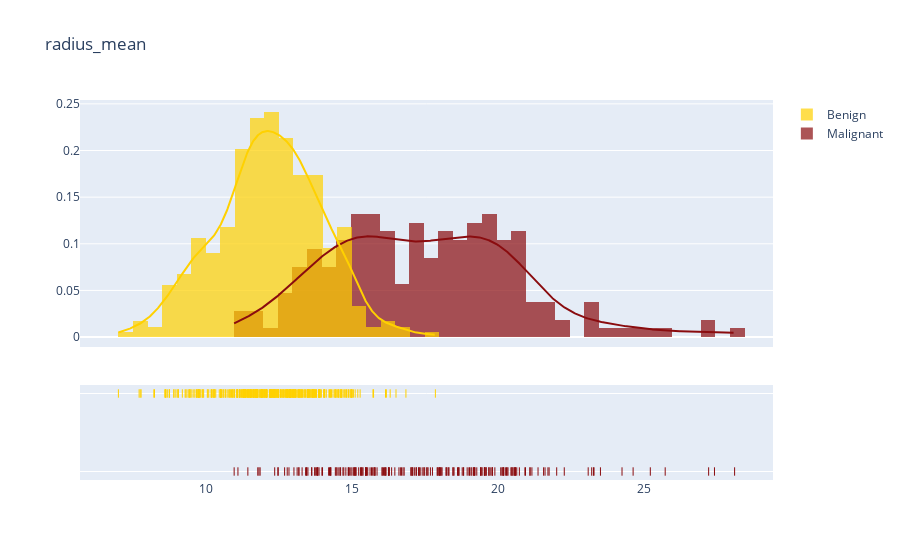
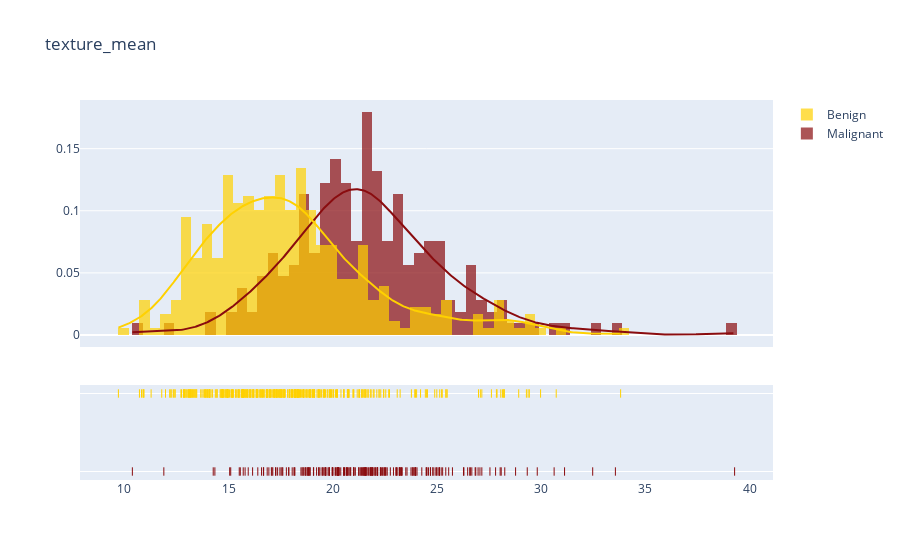
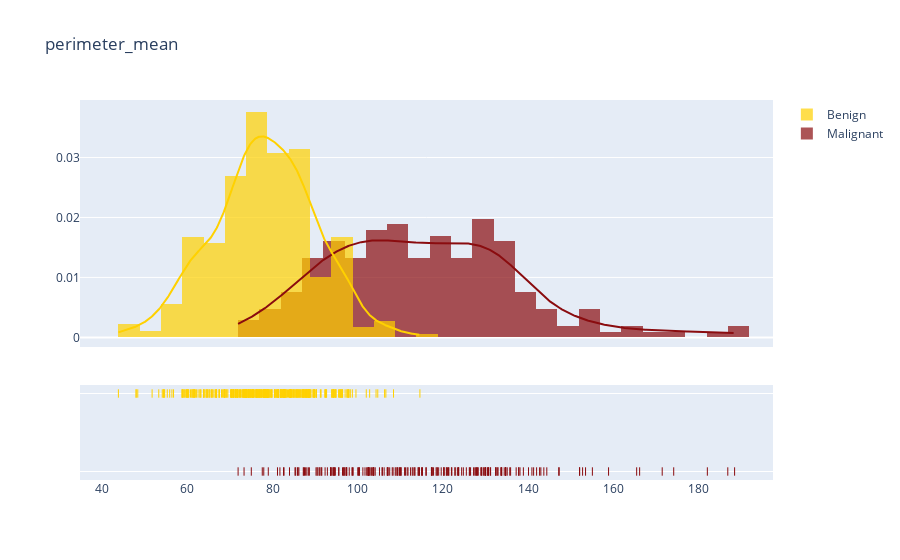
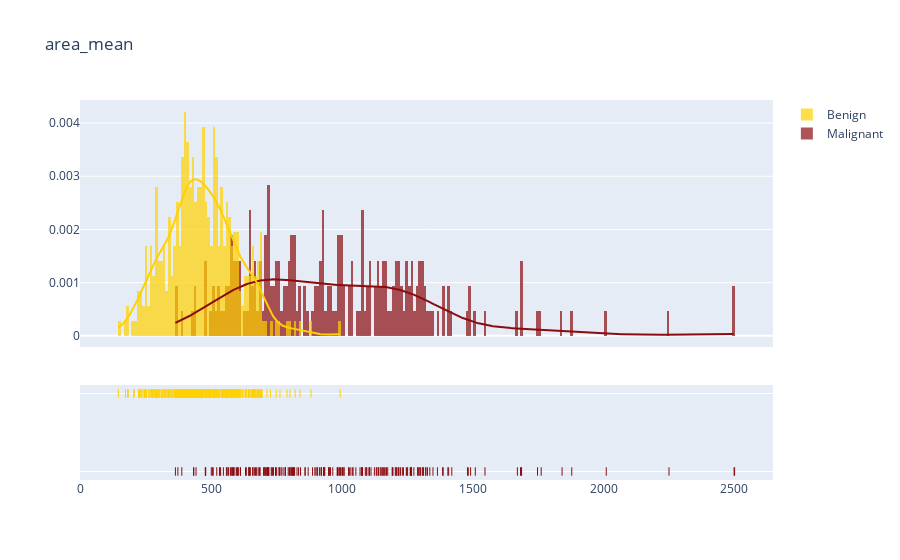

The cell these charts' notebook holds for them, in order:
### Code cell
#plot distribution 'mean'
plot_distribution('radius_mean', .5)
plot_distribution('texture_mean', .5)
plot_distribution('perimeter_mean', 5)
plot_distribution('area_mean', 10)
plot_distribution('smoothness_mean', .5)

### Figure 1 — Plotly figure (JSON) as saved in the notebook; plotly's stock layout.template omitted (floating-point values rounded to 4 significant figures; data arrays with more than 128 entries replaced by an {"elided": "..."} marker saying what was removed)
{"data": [{"autobinx": false, "histnorm": "probability density", "legendgroup": "Malignant", "marker": {"color": "#8a0c0f"}, "name": "Malignant", "opacity": 0.7, "type": "histogram", "x": {"elided": "212 float values"}, "xaxis": "x", "xbins": {"end": 28.11, "size": 0.5, "start": 10.95}, "yaxis": "y"}, {"autobinx": false, "histnorm": "probability density", "legendgroup": "Benign", "marker": {"color": "#Ffd100"}, "name": "Benign", "opacity": 0.7, "type": "histogram", "x": {"elided": "357 float values"}, "xaxis": "x", "xbins": {"end": 17.85, "size": 0.5, "start": 6.981}, "yaxis": "y"}, {"legendgroup": "Malignant", "marker": {"color": "#8a0c0f"}, "mode": "lines", "name": "Malignant", "showlegend": false, "type": "scatter", "x": {"elided": "500 float values"}, "xaxis": "x", "y": {"elided": "500 float values"}, "yaxis": "y"}, {"legendgroup": "Benign", "marker": {"color": "#Ffd100"}, "mode": "lines", "name": "Benign", "showlegend": false, "type": "scatter", "x": {"elided": "500 float values"}, "xaxis": "x", "y": {"elided": "500 float values"}, "yaxis": "y"}, {"legendgroup": "Malignant", "marker": {"color": "#8a0c0f", "symbol": "line-ns-open"}, "mode": "markers", "name": "Malignant", "showlegend": false, "type": "scatter", "x": {"elided": "212 float values"}, "xaxis": "x", "y": {"elided": "212 str values"}, "yaxis": "y2"}, {"legendgroup": "Benign", "marker": {"color": "#Ffd100", "symbol": "line-ns-open"}, "mode": "markers", "name": "Benign", "showlegend": false, "type": "scatter", "x": {"elided": "357 float values"}, "xaxis": "x", "y": {"elided": "357 str values"}, "yaxis": "y2"}], "layout": {"barmode": "overlay", "hovermode": "closest", "legend": {"traceorder": "reversed"}, "title": {"text": "radius_mean"}, "xaxis": {"anchor": "y2", "domain": [0, 1], "zeroline": false}, "yaxis": {"anchor": "free", "domain": [0.35, 1], "position": 0}, "yaxis2": {"anchor": "x", "domain": [0, 0.25], "dtick": 1, "showticklabels": false}}}

### Figure 2 — Plotly figure (JSON) as saved in the notebook; plotly's stock layout.template omitted (floating-point values rounded to 4 significant figures; data arrays with more than 128 entries replaced by an {"elided": "..."} marker saying what was removed)
{"data": [{"autobinx": false, "histnorm": "probability density", "legendgroup": "Malignant", "marker": {"color": "#8a0c0f"}, "name": "Malignant", "opacity": 0.7, "type": "histogram", "x": {"elided": "212 float values"}, "xaxis": "x", "xbins": {"end": 39.28, "size": 0.5, "start": 10.38}, "yaxis": "y"}, {"autobinx": false, "histnorm": "probability density", "legendgroup": "Benign", "marker": {"color": "#Ffd100"}, "name": "Benign", "opacity": 0.7, "type": "histogram", "x": {"elided": "357 float values"}, "xaxis": "x", "xbins": {"end": 33.81, "size": 0.5, "start": 9.71}, "yaxis": "y"}, {"legendgroup": "Malignant", "marker": {"color": "#8a0c0f"}, "mode": "lines", "name": "Malignant", "showlegend": false, "type": "scatter", "x": {"elided": "500 float values"}, "xaxis": "x", "y": {"elided": "500 float values"}, "yaxis": "y"}, {"legendgroup": "Benign", "marker": {"color": "#Ffd100"}, "mode": "lines", "name": "Benign", "showlegend": false, "type": "scatter", "x": {"elided": "500 float values"}, "xaxis": "x", "y": {"elided": "500 float values"}, "yaxis": "y"}, {"legendgroup": "Malignant", "marker": {"color": "#8a0c0f", "symbol": "line-ns-open"}, "mode": "markers", "name": "Malignant", "showlegend": false, "type": "scatter", "x": {"elided": "212 float values"}, "xaxis": "x", "y": {"elided": "212 str values"}, "yaxis": "y2"}, {"legendgroup": "Benign", "marker": {"color": "#Ffd100", "symbol": "line-ns-open"}, "mode": "markers", "name": "Benign", "showlegend": false, "type": "scatter", "x": {"elided": "357 float values"}, "xaxis": "x", "y": {"elided": "357 str values"}, "yaxis": "y2"}], "layout": {"barmode": "overlay", "hovermode": "closest", "legend": {"traceorder": "reversed"}, "title": {"text": "texture_mean"}, "xaxis": {"anchor": "y2", "domain": [0, 1], "zeroline": false}, "yaxis": {"anchor": "free", "domain": [0.35, 1], "position": 0}, "yaxis2": {"anchor": "x", "domain": [0, 0.25], "dtick": 1, "showticklabels": false}}}

### Figure 3 — Plotly figure (JSON) as saved in the notebook; plotly's stock layout.template omitted (floating-point values rounded to 4 significant figures; data arrays with more than 128 entries replaced by an {"elided": "..."} marker saying what was removed)
{"data": [{"autobinx": false, "histnorm": "probability density", "legendgroup": "Malignant", "marker": {"color": "#8a0c0f"}, "name": "Malignant", "opacity": 0.7, "type": "histogram", "x": {"elided": "212 float values"}, "xaxis": "x", "xbins": {"end": 188.5, "size": 5, "start": 71.9}, "yaxis": "y"}, {"autobinx": false, "histnorm": "probability density", "legendgroup": "Benign", "marker": {"color": "#Ffd100"}, "name": "Benign", "opacity": 0.7, "type": "histogram", "x": {"elided": "357 float values"}, "xaxis": "x", "xbins": {"end": 114.6, "size": 5, "start": 43.79}, "yaxis": "y"}, {"legendgroup": "Malignant", "marker": {"color": "#8a0c0f"}, "mode": "lines", "name": "Malignant", "showlegend": false, "type": "scatter", "x": {"elided": "500 float values"}, "xaxis": "x", "y": {"elided": "500 float values"}, "yaxis": "y"}, {"legendgroup": "Benign", "marker": {"color": "#Ffd100"}, "mode": "lines", "name": "Benign", "showlegend": false, "type": "scatter", "x": {"elided": "500 float values"}, "xaxis": "x", "y": {"elided": "500 float values"}, "yaxis": "y"}, {"legendgroup": "Malignant", "marker": {"color": "#8a0c0f", "symbol": "line-ns-open"}, "mode": "markers", "name": "Malignant", "showlegend": false, "type": "scatter", "x": {"elided": "212 float values"}, "xaxis": "x", "y": {"elided": "212 str values"}, "yaxis": "y2"}, {"legendgroup": "Benign", "marker": {"color": "#Ffd100", "symbol": "line-ns-open"}, "mode": "markers", "name": "Benign", "showlegend": false, "type": "scatter", "x": {"elided": "357 float values"}, "xaxis": "x", "y": {"elided": "357 str values"}, "yaxis": "y2"}], "layout": {"barmode": "overlay", "hovermode": "closest", "legend": {"traceorder": "reversed"}, "title": {"text": "perimeter_mean"}, "xaxis": {"anchor": "y2", "domain": [0, 1], "zeroline": false}, "yaxis": {"anchor": "free", "domain": [0.35, 1], "position": 0}, "yaxis2": {"anchor": "x", "domain": [0, 0.25], "dtick": 1, "showticklabels": false}}}

### Figure 4 — Plotly figure (JSON) as saved in the notebook; plotly's stock layout.template omitted (floating-point values rounded to 4 significant figures; data arrays with more than 128 entries replaced by an {"elided": "..."} marker saying what was removed)
{"data": [{"autobinx": false, "histnorm": "probability density", "legendgroup": "Malignant", "marker": {"color": "#8a0c0f"}, "name": "Malignant", "opacity": 0.7, "type": "histogram", "x": {"elided": "212 float values"}, "xaxis": "x", "xbins": {"end": 2501, "size": 10, "start": 361.6}, "yaxis": "y"}, {"autobinx": false, "histnorm": "probability density", "legendgroup": "Benign", "marker": {"color": "#Ffd100"}, "name": "Benign", "opacity": 0.7, "type": "histogram", "x": {"elided": "357 float values"}, "xaxis": "x", "xbins": {"end": 992.1, "size": 10, "start": 143.5}, "yaxis": "y"}, {"legendgroup": "Malignant", "marker": {"color": "#8a0c0f"}, "mode": "lines", "name": "Malignant", "showlegend": false, "type": "scatter", "x": {"elided": "500 float values"}, "xaxis": "x", "y": {"elided": "500 float values"}, "yaxis": "y"}, {"legendgroup": "Benign", "marker": {"color": "#Ffd100"}, "mode": "lines", "name": "Benign", "showlegend": false, "type": "scatter", "x": {"elided": "500 float values"}, "xaxis": "x", "y": {"elided": "500 float values"}, "yaxis": "y"}, {"legendgroup": "Malignant", "marker": {"color": "#8a0c0f", "symbol": "line-ns-open"}, "mode": "markers", "name": "Malignant", "showlegend": false, "type": "scatter", "x": {"elided": "212 float values"}, "xaxis": "x", "y": {"elided": "212 str values"}, "yaxis": "y2"}, {"legendgroup": "Benign", "marker": {"color": "#Ffd100", "symbol": "line-ns-open"}, "mode": "markers", "name": "Benign", "showlegend": false, "type": "scatter", "x": {"elided": "357 float values"}, "xaxis": "x", "y": {"elided": "357 str values"}, "yaxis": "y2"}], "layout": {"barmode": "overlay", "hovermode": "closest", "legend": {"traceorder": "reversed"}, "title": {"text": "area_mean"}, "xaxis": {"anchor": "y2", "domain": [0, 1], "zeroline": false}, "yaxis": {"anchor": "free", "domain": [0.35, 1], "position": 0}, "yaxis2": {"anchor": "x", "domain": [0, 0.25], "dtick": 1, "showticklabels": false}}}
